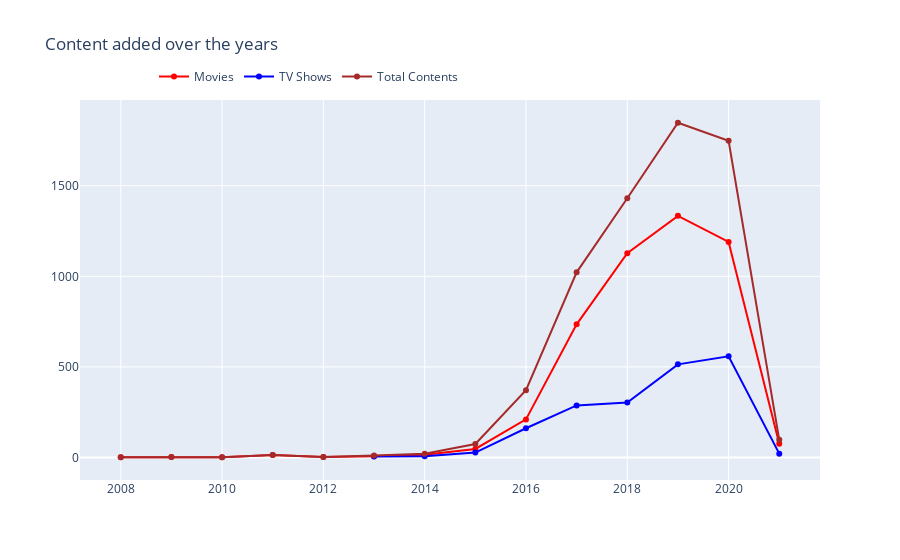

Source (notebook cell):
### Code cell
df_content = df['year_added'].value_counts().reset_index().rename(columns = {'year_added' : 'count', 'index' : 'year_added'}).sort_values('year_added')
df_content['percent'] = df_content['count'].apply(lambda x : 100*x/sum(df_content['count']))

df_tv1 = df_tv['year_added'].value_counts().reset_index().rename(columns = {'year_added': 'count', 'index': 'year_added'}).sort_values('year_added')
df_tv1['percent'] = df_tv1['count'].apply(lambda x : 100*x/sum(df_tv1['count']))

df_movies1 = df_movies['year_added'].value_counts().reset_index().rename(columns = {'year_added': 'count', 'index': 'year_added'}).sort_values('year_added')
df_movies1['percent'] = df_movies1['count'].apply(lambda x : 100*x/sum(df_movies1['count']))

t1 = go.Scatter(x=df_movies1['year_added'], y = df_movies1['count'],name='Movies',marker=dict(color='red'))
t2 = go.Scatter(x=df_tv1['year_added'], y = df_tv1['count'],name='TV Shows',marker=dict(color='blue'))
t3 = go.Scatter(x=df_content['year_added'], y = df_content['count'],name='Total Contents',marker=dict(color='brown'))

data = [t1,t2,t3]

layout = go.Layout(title='Content added over the years', legend=dict(x=0.1, y=1.1, orientation='h'))
fig = go.Figure(data, layout=layout)
fig.show()

### Figure 1 — Plotly figure (JSON) as saved in the notebook; plotly's stock layout.template omitted (floating-point values rounded to 4 significant figures)
{"data": [{"marker": {"color": "red"}, "name": "Movies", "type": "scatter", "x": [2008, 2009, 2010, 2011, 2012, 2013, 2014, 2015, 2016, 2017, 2018, 2019, 2020, 2021], "y": [1, 2, 1, 13, 3, 6, 15, 47, 210, 735, 1128, 1334, 1190, 76]}, {"marker": {"color": "blue"}, "name": "TV Shows", "type": "scatter", "x": [2013, 2014, 2015, 2016, 2017, 2018, 2019, 2020, 2021], "y": [5, 6, 27, 161, 287, 303, 514, 558, 21]}, {"marker": {"color": "brown"}, "name": "Total Contents", "type": "scatter", "x": [2008, 2009, 2010, 2011, 2012, 2013, 2014, 2015, 2016, 2017, 2018, 2019, 2020, 2021], "y": [1, 2, 1, 13, 3, 11, 21, 74, 371, 1022, 1431, 1848, 1748, 97]}], "layout": {"legend": {"orientation": "h", "x": 0.1, "y": 1.1}, "title": {"text": "Content added over the years"}}}
